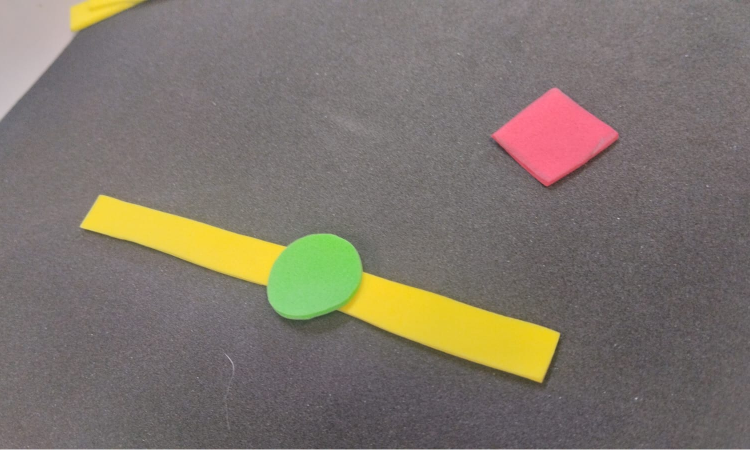
#> input picture dronantes/image.png, 1500 x 900 px (shown at 1/2 size)
$ python -i hello.py   (imports and definitions only)
#> lines starting #> are read from the running program, lines starting #| are printed output that depends on the picture; after the words box and inside, x2 and y2 are one past the last pixel; in counts of white or black regions, pixels touching at a corner belong together
#> further down, picture is the input picture: shape (900, 1500, 3); mean B, G, R 107.8, 117.3, 125.8
#no funciona lo del círculo


import cv2
import numpy as np
from djitellopy import Tello
import time
import tkinter as tk

# Inicializar el dron Tello
# [1 line that did not run here, left out]
# [5 lines not run here, left out]

def detect_color(color):
    B=color[0]
    G=color[1]
    R=color[2]

    name='unknown'

    if (R>120) and (G<110) and (B<110):
        name='red'
    elif (G>100) and (B<120) and (R<120):
        name='green'

    return name


def detect_shape_and_color(frame):
    """
    Detecta formas geométricas y colores en el cuadro dado.
    Retorna una lista con las figuras y sus colores detectados.
    """
    shapes_colors = []
    hsv = cv2.cvtColor(frame, cv2.COLOR_BGR2HLS)
#> hsv: shape (900, 1500, 3); mean of channels 0, 1, 2 96.4, 116.7, 27.1
    rgb = cv2.cvtColor(frame, cv2.COLOR_BGR2RGB)

    # Convertir a escala de grises y detectar bordes
    gray = cv2.cvtColor(hsv, cv2.COLOR_BGR2GRAY)
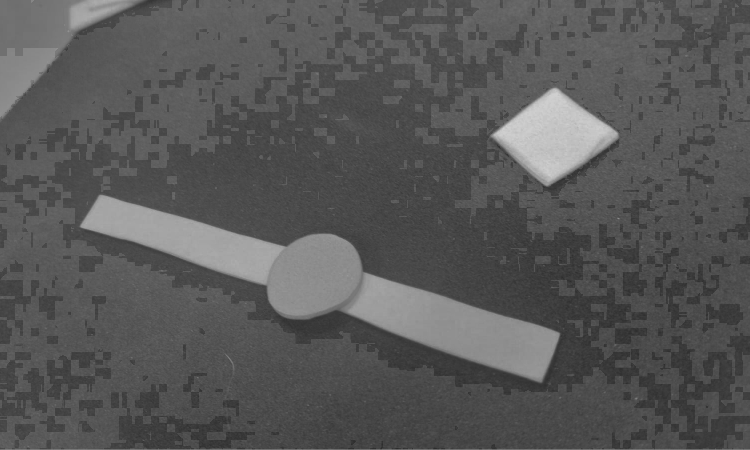
#> gray: shape (900, 1500) (shown at 1/2 size); min 40, max 208, mean 87.6
    (_, thresh) = cv2.threshold(gray, 0, 255, cv2.THRESH_BINARY | cv2.THRESH_OTSU)
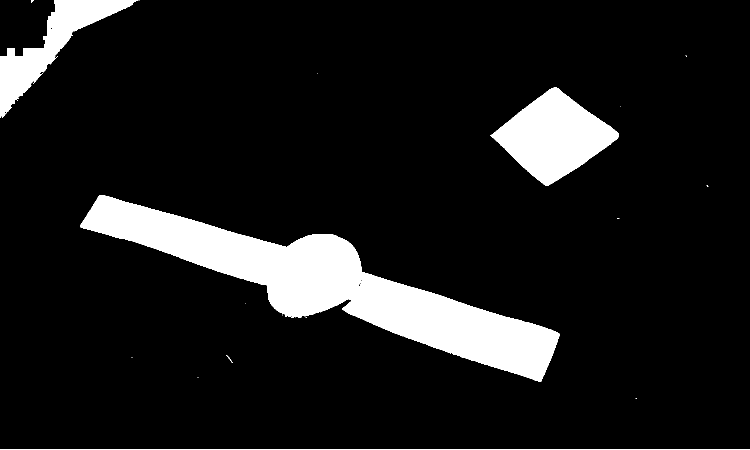
#> thresh: shape (900, 1500) (shown at 1/2 size); 10.6% white; 22 white regions (16 under 20 px)
    contours, _ = cv2.findContours(thresh, cv2.RETR_EXTERNAL, cv2.CHAIN_APPROX_SIMPLE)
#> contours = 22 contours, 19 with area under 20; largest, box (x1, y1, x2, y2) and area: (160, 390, 1119, 764) 95373, (981, 175, 1238, 372) 26772, (0, 0, 277, 236) 17035


    for contour in contours:
        area=cv2.contourArea(contour, False)
        if (area > 10000 and area<48000):
        # Detectar la forma geométrica
            approx = cv2.approxPolyDP(contour, 0.035 * cv2.arcLength(contour, True), True)
            shape = "unknown"
            convex= cv2.isContourConvex(approx)
            side= len(approx)
            if side == 3:
                shape = "triangle"
            if side == 4:
                shape = "square"
            elif side == 5:
                shape = "pentagon"
            elif side >= 7 and (convex==True) and side<40:
                shape = "circle"
            elif len(approx) >= 7 and (convex==False) and side<30:
                shape= "star"

        # Detectar el color
            mask = np.zeros(rgb.shape[:2], dtype="uint8")
            cv2.drawContours(mask, [contour], -1, 255, -1)
            mean_color = cv2.mean(rgb, mask=mask)[:3]

            detected_color = detect_color(mean_color)

            if shape != "unknown": #and detected_color != "unknown":
                shapes_colors.append((shape, detected_color))
                cv2.drawContours(rgb, [contour], 0, (0, 255, 0), 2)
                cv2.putText(rgb, f"{shape} {detected_color}", tuple(approx[0][0]), cv2.FONT_HERSHEY_SIMPLEX, 0.5, (255, 255, 255), 2)
#> this loop made 22 passes
#> (area, approx, shape, convex, side, B in detect_color, G in detect_color, R in detect_color) on pass 15: (26772.5, [[1113, 175], [981, 270], [1092, 371], [1237, 272]], 'square', True, 4, 241.6, 110.7, 134.7)
#> (area, shape, convex, side, B in detect_color, G in detect_color, R in detect_color, name in detect_color) on pass 21: (17035, 'unknown', False, 6, 205, 189, 153.6, 'unknown')
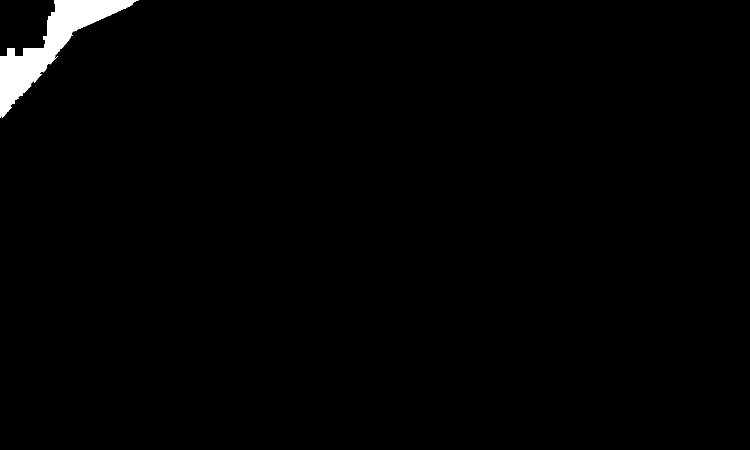
#> mask: shape (900, 1500) (shown at 1/2 size); 1.3% white; 1 white region, box (x1, y1, x2, y2) and area: (0, 0, 277, 236) 17505
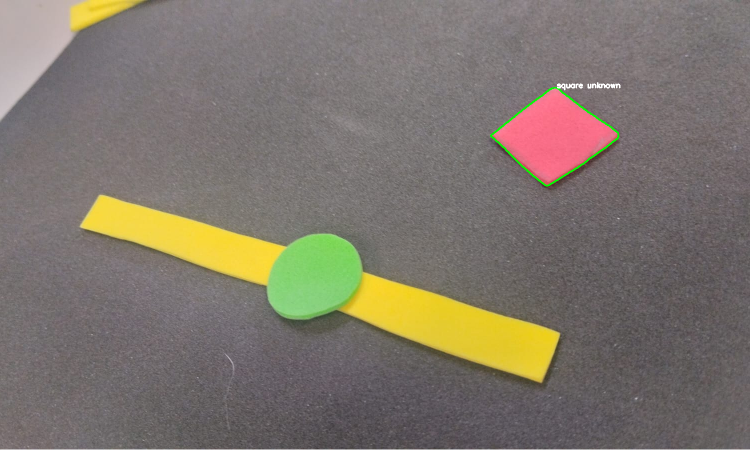
#> rgb: shape (900, 1500, 3) (shown at 1/2 size); mean R, G, B 125.6, 117.6, 107.7
#> after the loop, shapes_colors = [('square', 'unknown')]

    return shapes_colors, rgb

# Procesar el video en tiempo real
# [20 lines not run here, left out]

>>> import cv2
>>> picture = cv2.imread('image.png')
>>> result = detect_shape_and_color(picture)
